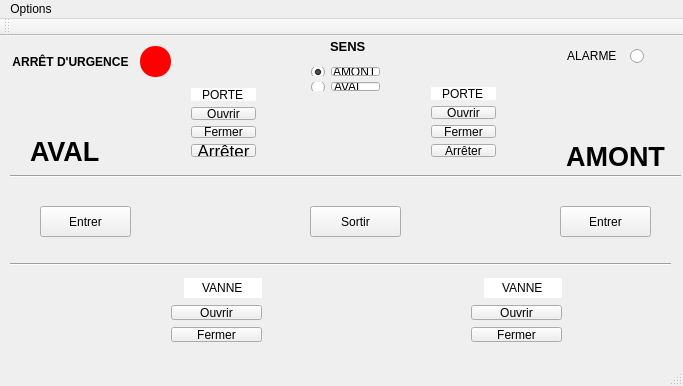
<?xml version="1.0" encoding="UTF-8"?>
<ui version="4.0">
 <class>Ecluse</class>
 <widget class="QMainWindow" name="Ecluse">
  <property name="geometry">
   <rect>
    <x>0</x>
    <y>0</y>
    <width>683</width>
    <height>386</height>
   </rect>
  </property>
  <property name="windowTitle">
   <string>Ecluse</string>
  </property>
  <widget class="QWidget" name="centralWidget">
   <widget class="QLabel" name="textAval">
    <property name="geometry">
     <rect>
      <x>30</x>
      <y>100</y>
      <width>81</width>
      <height>31</height>
     </rect>
    </property>
    <property name="font">
     <font>
      <pointsize>20</pointsize>
      <weight>75</weight>
      <italic>false</italic>
      <bold>true</bold>
     </font>
    </property>
    <property name="styleSheet">
     <string notr="true">#textAval {font: bold;}</string>
    </property>
    <property name="text">
     <string>AVAL</string>
    </property>
   </widget>
   <widget class="QLabel" name="textAmont">
    <property name="geometry">
     <rect>
      <x>560</x>
      <y>110</y>
      <width>111</width>
      <height>21</height>
     </rect>
    </property>
    <property name="font">
     <font>
      <pointsize>20</pointsize>
      <weight>75</weight>
      <italic>false</italic>
      <bold>true</bold>
     </font>
    </property>
    <property name="styleSheet">
     <string notr="true">#textAmont {font: bold; }</string>
    </property>
    <property name="text">
     <string>AMONT</string>
    </property>
    <property name="alignment">
     <set>Qt::AlignCenter</set>
    </property>
   </widget>
   <widget class="QLabel" name="bordureHaut">
    <property name="geometry">
     <rect>
      <x>210</x>
      <y>140</y>
      <width>261</width>
      <height>51</height>
     </rect>
    </property>
    <property name="text">
     <string/>
    </property>
    <property name="pixmap">
     <pixmap resource="images.qrc">:/images/bordure.png</pixmap>
    </property>
   </widget>
   <widget class="QLabel" name="bordureBas">
    <property name="geometry">
     <rect>
      <x>210</x>
      <y>220</y>
      <width>261</width>
      <height>51</height>
     </rect>
    </property>
    <property name="text">
     <string/>
    </property>
    <property name="pixmap">
     <pixmap resource="images.qrc">:/images/bordure.png</pixmap>
    </property>
   </widget>
   <widget class="QLabel" name="porteAval_Haut">
    <property name="geometry">
     <rect>
      <x>210</x>
      <y>140</y>
      <width>61</width>
      <height>51</height>
     </rect>
    </property>
    <property name="text">
     <string/>
    </property>
    <property name="pixmap">
     <pixmap resource="images.qrc">:/images/porte2.png</pixmap>
    </property>
   </widget>
   <widget class="QLabel" name="porteAval_Bas">
    <property name="geometry">
     <rect>
      <x>210</x>
      <y>170</y>
      <width>51</width>
      <height>71</height>
     </rect>
    </property>
    <property name="text">
     <string/>
    </property>
    <property name="pixmap">
     <pixmap resource="images.qrc">:/images/porte1.png</pixmap>
    </property>
   </widget>
   <widget class="QWidget" name="gridLayoutWidget">
    <property name="geometry">
     <rect>
      <x>300</x>
      <y>20</y>
      <width>91</width>
      <height>46</height>
     </rect>
    </property>
    <layout class="QGridLayout" name="choixSens">
     <item row="0" column="1">
      <widget class="QLineEdit" name="textAmont_Sens">
       <property name="maximumSize">
        <size>
         <width>16777215</width>
         <height>15</height>
        </size>
       </property>
       <property name="text">
        <string>AMONT</string>
       </property>
       <property name="readOnly">
        <bool>true</bool>
       </property>
      </widget>
     </item>
     <item row="0" column="0">
      <widget class="QRadioButton" name="sensAmont">
       <property name="text">
        <string/>
       </property>
       <property name="checked">
        <bool>true</bool>
       </property>
      </widget>
     </item>
     <item row="1" column="0">
      <widget class="QRadioButton" name="sensAval">
       <property name="text">
        <string/>
       </property>
      </widget>
     </item>
     <item row="1" column="1">
      <widget class="QLineEdit" name="textAval_Sens">
       <property name="maximumSize">
        <size>
         <width>16777215</width>
         <height>15</height>
        </size>
       </property>
       <property name="text">
        <string>AVAL</string>
       </property>
       <property name="readOnly">
        <bool>true</bool>
       </property>
      </widget>
     </item>
    </layout>
   </widget>
   <widget class="QLabel" name="textSens">
    <property name="geometry">
     <rect>
      <x>330</x>
      <y>0</y>
      <width>41</width>
      <height>21</height>
     </rect>
    </property>
    <property name="font">
     <font>
      <pointsize>10</pointsize>
      <weight>75</weight>
      <italic>false</italic>
      <bold>true</bold>
     </font>
    </property>
    <property name="styleSheet">
     <string notr="true">#textSens {
font: bold;
}</string>
    </property>
    <property name="text">
     <string>SENS</string>
    </property>
   </widget>
   <widget class="QPushButton" name="boutonArretUrgence">
    <property name="geometry">
     <rect>
      <x>140</x>
      <y>10</y>
      <width>31</width>
      <height>31</height>
     </rect>
    </property>
    <property name="styleSheet">
     <string notr="true">#boutonArretUrgence { 
	background-color : red;
	border-radius : 15px;
}
#boutonArretUrgence::pressed { 
	background-color : #8b0000;
	border-radius : 15px;
}</string>
    </property>
    <property name="text">
     <string/>
    </property>
    <property name="checkable">
     <bool>true</bool>
    </property>
   </widget>
   <widget class="QRadioButton" name="voyantAlarme">
    <property name="geometry">
     <rect>
      <x>630</x>
      <y>10</y>
      <width>27</width>
      <height>21</height>
     </rect>
    </property>
    <property name="styleSheet">
     <string notr="true">QRadioButton::indicator::checked {
	image:url(:/images/feu_rouge.png);
}</string>
    </property>
    <property name="text">
     <string/>
    </property>
   </widget>
   <widget class="QLabel" name="textEntrer_Amont_2">
    <property name="geometry">
     <rect>
      <x>560</x>
      <y>10</y>
      <width>61</width>
      <height>20</height>
     </rect>
    </property>
    <property name="styleSheet">
     <string notr="true">#textEntrer_Amont2 {
font: bold;
Color : black;
background-color : white;
}</string>
    </property>
    <property name="text">
     <string> ALARME</string>
    </property>
    <property name="alignment">
     <set>Qt::AlignCenter</set>
    </property>
   </widget>
   <widget class="QWidget" name="gridLayoutWidget_2">
    <property name="geometry">
     <rect>
      <x>180</x>
      <y>41</y>
      <width>87</width>
      <height>91</height>
     </rect>
    </property>
    <layout class="QGridLayout" name="operationsPorteAval">
     <item row="4" column="0">
      <widget class="QPushButton" name="arreterPorteAval">
       <property name="maximumSize">
        <size>
         <width>16777215</width>
         <height>15</height>
        </size>
       </property>
       <property name="font">
        <font>
         <pointsize>13</pointsize>
        </font>
       </property>
       <property name="text">
        <string>Arrêter</string>
       </property>
      </widget>
     </item>
     <item row="3" column="0">
      <widget class="QPushButton" name="fermerPorteAval">
       <property name="maximumSize">
        <size>
         <width>16777215</width>
         <height>15</height>
        </size>
       </property>
       <property name="text">
        <string>Fermer</string>
       </property>
      </widget>
     </item>
     <item row="1" column="0">
      <widget class="QPushButton" name="ouvrirPorteAval">
       <property name="maximumSize">
        <size>
         <width>16777215</width>
         <height>15</height>
        </size>
       </property>
       <property name="text">
        <string>Ouvrir</string>
       </property>
      </widget>
     </item>
     <item row="0" column="0">
      <widget class="QLineEdit" name="textPorteAval">
       <property name="text">
        <string>PORTE</string>
       </property>
       <property name="frame">
        <bool>false</bool>
       </property>
       <property name="alignment">
        <set>Qt::AlignCenter</set>
       </property>
       <property name="readOnly">
        <bool>true</bool>
       </property>
      </widget>
     </item>
    </layout>
   </widget>
   <widget class="QWidget" name="gridLayoutWidget_3">
    <property name="geometry">
     <rect>
      <x>420</x>
      <y>40</y>
      <width>87</width>
      <height>92</height>
     </rect>
    </property>
    <layout class="QGridLayout" name="operationsPorteAmont">
     <item row="5" column="0">
      <widget class="QPushButton" name="arreterPorteAmont">
       <property name="maximumSize">
        <size>
         <width>16777215</width>
         <height>15</height>
        </size>
       </property>
       <property name="text">
        <string>Arrêter</string>
       </property>
      </widget>
     </item>
     <item row="4" column="0">
      <widget class="QPushButton" name="fermerPorteAmont">
       <property name="maximumSize">
        <size>
         <width>16777215</width>
         <height>15</height>
        </size>
       </property>
       <property name="text">
        <string>Fermer</string>
       </property>
      </widget>
     </item>
     <item row="2" column="0">
      <widget class="QPushButton" name="ouvrirPorteAmont">
       <property name="maximumSize">
        <size>
         <width>16777215</width>
         <height>15</height>
        </size>
       </property>
       <property name="text">
        <string>Ouvrir</string>
       </property>
      </widget>
     </item>
     <item row="1" column="0">
      <widget class="QLineEdit" name="textPorteAmont">
       <property name="text">
        <string>PORTE</string>
       </property>
       <property name="frame">
        <bool>false</bool>
       </property>
       <property name="alignment">
        <set>Qt::AlignCenter</set>
       </property>
       <property name="readOnly">
        <bool>true</bool>
       </property>
      </widget>
     </item>
    </layout>
   </widget>
   <widget class="QWidget" name="gridLayoutWidget_4">
    <property name="geometry">
     <rect>
      <x>160</x>
      <y>230</y>
      <width>113</width>
      <height>91</height>
     </rect>
    </property>
    <layout class="QGridLayout" name="operationsVanneAval">
     <item row="2" column="0" colspan="2">
      <widget class="QPushButton" name="ouvrirVanneAval">
       <property name="maximumSize">
        <size>
         <width>16777215</width>
         <height>15</height>
        </size>
       </property>
       <property name="text">
        <string>Ouvrir</string>
       </property>
      </widget>
     </item>
     <item row="4" column="0" colspan="2">
      <widget class="QPushButton" name="fermerVanneAval">
       <property name="maximumSize">
        <size>
         <width>16777215</width>
         <height>15</height>
        </size>
       </property>
       <property name="text">
        <string>Fermer</string>
       </property>
      </widget>
     </item>
     <item row="0" column="0">
      <widget class="QLabel" name="imageVanneAval">
       <property name="text">
        <string/>
       </property>
       <property name="pixmap">
        <pixmap resource="images.qrc">:/images/vanneouverte.png</pixmap>
       </property>
      </widget>
     </item>
     <item row="0" column="1">
      <widget class="QLineEdit" name="textVanneAval">
       <property name="text">
        <string>VANNE</string>
       </property>
       <property name="frame">
        <bool>false</bool>
       </property>
       <property name="alignment">
        <set>Qt::AlignCenter</set>
       </property>
       <property name="readOnly">
        <bool>true</bool>
       </property>
      </widget>
     </item>
    </layout>
   </widget>
   <widget class="Line" name="line_2">
    <property name="geometry">
     <rect>
      <x>10</x>
      <y>220</y>
      <width>661</width>
      <height>16</height>
     </rect>
    </property>
    <property name="orientation">
     <enum>Qt::Horizontal</enum>
    </property>
   </widget>
   <widget class="Line" name="line_3">
    <property name="geometry">
     <rect>
      <x>10</x>
      <y>130</y>
      <width>671</width>
      <height>21</height>
     </rect>
    </property>
    <property name="orientation">
     <enum>Qt::Horizontal</enum>
    </property>
   </widget>
   <widget class="QWidget" name="gridLayoutWidget_5">
    <property name="geometry">
     <rect>
      <x>460</x>
      <y>230</y>
      <width>113</width>
      <height>91</height>
     </rect>
    </property>
    <layout class="QGridLayout" name="operationsVanneAmont">
     <item row="0" column="0">
      <widget class="QLabel" name="imageVanneAmont">
       <property name="text">
        <string/>
       </property>
       <property name="pixmap">
        <pixmap resource="images.qrc">:/images/vanneouverte.png</pixmap>
       </property>
      </widget>
     </item>
     <item row="0" column="1">
      <widget class="QLineEdit" name="textVanneAmont">
       <property name="text">
        <string>VANNE</string>
       </property>
       <property name="frame">
        <bool>false</bool>
       </property>
       <property name="alignment">
        <set>Qt::AlignCenter</set>
       </property>
       <property name="readOnly">
        <bool>true</bool>
       </property>
      </widget>
     </item>
     <item row="1" column="0" colspan="2">
      <widget class="QPushButton" name="ouvrirVanneAmont">
       <property name="maximumSize">
        <size>
         <width>16777215</width>
         <height>15</height>
        </size>
       </property>
       <property name="text">
        <string>Ouvrir</string>
       </property>
      </widget>
     </item>
     <item row="3" column="0" colspan="2">
      <widget class="QPushButton" name="fermerVanneAmont">
       <property name="maximumSize">
        <size>
         <width>16777215</width>
         <height>15</height>
        </size>
       </property>
       <property name="text">
        <string>Fermer</string>
       </property>
      </widget>
     </item>
    </layout>
   </widget>
   <widget class="QLabel" name="textEntrer_Amont_3">
    <property name="geometry">
     <rect>
      <x>0</x>
      <y>10</y>
      <width>141</width>
      <height>31</height>
     </rect>
    </property>
    <property name="font">
     <font>
      <weight>75</weight>
      <italic>false</italic>
      <bold>true</bold>
     </font>
    </property>
    <property name="styleSheet">
     <string notr="true">#textEntrer_Amont_3 {
	font: bold;
	color : black;
}</string>
    </property>
    <property name="text">
     <string>ARRÊT D'URGENCE</string>
    </property>
    <property name="alignment">
     <set>Qt::AlignCenter</set>
    </property>
   </widget>
   <widget class="QWidget" name="verticalLayoutWidget">
    <property name="geometry">
     <rect>
      <x>150</x>
      <y>160</y>
      <width>22</width>
      <height>51</height>
     </rect>
    </property>
    <layout class="QVBoxLayout" name="groupeSignal">
     <item>
      <widget class="QRadioButton" name="vertEntrer_Aval">
       <property name="styleSheet">
        <string notr="true">QRadioButton::indicator::checked {
	image:url(:/images/feu_vert.png);
}</string>
       </property>
       <property name="text">
        <string/>
       </property>
       <attribute name="buttonGroup">
        <string notr="true">signalEntreeAval</string>
       </attribute>
      </widget>
     </item>
     <item>
      <widget class="QRadioButton" name="rougeEntrer_Aval">
       <property name="styleSheet">
        <string notr="true">QRadioButton::indicator::checked {
	image:url(:/images/feu_rouge.png);
}</string>
       </property>
       <property name="text">
        <string/>
       </property>
       <property name="checked">
        <bool>true</bool>
       </property>
       <attribute name="buttonGroup">
        <string notr="true">signalEntreeAval</string>
       </attribute>
      </widget>
     </item>
    </layout>
   </widget>
   <widget class="QWidget" name="verticalLayoutWidget_2">
    <property name="geometry">
     <rect>
      <x>270</x>
      <y>160</y>
      <width>22</width>
      <height>51</height>
     </rect>
    </property>
    <layout class="QVBoxLayout" name="groupeSignal_2">
     <item>
      <widget class="QRadioButton" name="vertSortir_Aval">
       <property name="styleSheet">
        <string notr="true">QRadioButton::indicator::checked {
	image:url(:/images/feu_vert.png);
}</string>
       </property>
       <property name="text">
        <string/>
       </property>
       <attribute name="buttonGroup">
        <string notr="true">signalSortieAval</string>
       </attribute>
      </widget>
     </item>
     <item>
      <widget class="QRadioButton" name="rougeSortir_Aval">
       <property name="styleSheet">
        <string notr="true">QRadioButton::indicator::checked {
	image:url(:/images/feu_rouge.png);
}</string>
       </property>
       <property name="text">
        <string/>
       </property>
       <property name="checked">
        <bool>true</bool>
       </property>
       <attribute name="buttonGroup">
        <string notr="true">signalSortieAval</string>
       </attribute>
      </widget>
     </item>
    </layout>
   </widget>
   <widget class="QWidget" name="verticalLayoutWidget_3">
    <property name="geometry">
     <rect>
      <x>420</x>
      <y>160</y>
      <width>22</width>
      <height>51</height>
     </rect>
    </property>
    <layout class="QVBoxLayout" name="groupeSignal_3">
     <item>
      <widget class="QRadioButton" name="vertSortir_Amont">
       <property name="styleSheet">
        <string notr="true">QRadioButton::indicator::checked {
	image:url(:/images/feu_vert.png);
}</string>
       </property>
       <property name="text">
        <string/>
       </property>
       <attribute name="buttonGroup">
        <string notr="true">signalSortieAmont</string>
       </attribute>
      </widget>
     </item>
     <item>
      <widget class="QRadioButton" name="rougeSortir_Amont">
       <property name="styleSheet">
        <string notr="true">QRadioButton::indicator::checked {
	image:url(:/images/feu_rouge.png);
}</string>
       </property>
       <property name="text">
        <string/>
       </property>
       <property name="checked">
        <bool>true</bool>
       </property>
       <attribute name="buttonGroup">
        <string notr="true">signalSortieAmont</string>
       </attribute>
      </widget>
     </item>
    </layout>
   </widget>
   <widget class="QWidget" name="verticalLayoutWidget_4">
    <property name="geometry">
     <rect>
      <x>520</x>
      <y>160</y>
      <width>22</width>
      <height>51</height>
     </rect>
    </property>
    <layout class="QVBoxLayout" name="groupeSignal_4">
     <item>
      <widget class="QRadioButton" name="vertEntrer_Amont">
       <property name="styleSheet">
        <string notr="true">QRadioButton::indicator::checked {
	image:url(:/images/feu_vert.png);
}</string>
       </property>
       <property name="text">
        <string/>
       </property>
       <attribute name="buttonGroup">
        <string notr="true">signalEntreeAmont</string>
       </attribute>
      </widget>
     </item>
     <item>
      <widget class="QRadioButton" name="rougeEntrer_Amont">
       <property name="styleSheet">
        <string notr="true">QRadioButton::indicator::checked {
	image:url(:/images/feu_rouge.png);
}</string>
       </property>
       <property name="text">
        <string/>
       </property>
       <property name="checked">
        <bool>true</bool>
       </property>
       <attribute name="buttonGroup">
        <string notr="true">signalEntreeAmont</string>
       </attribute>
      </widget>
     </item>
    </layout>
   </widget>
   <widget class="QPushButton" name="btnEntrerAval">
    <property name="geometry">
     <rect>
      <x>40</x>
      <y>170</y>
      <width>91</width>
      <height>31</height>
     </rect>
    </property>
    <property name="styleSheet">
     <string notr="true"/>
    </property>
    <property name="text">
     <string>Entrer</string>
    </property>
   </widget>
   <widget class="QPushButton" name="btnSortirSas">
    <property name="geometry">
     <rect>
      <x>310</x>
      <y>170</y>
      <width>91</width>
      <height>31</height>
     </rect>
    </property>
    <property name="styleSheet">
     <string notr="true"/>
    </property>
    <property name="text">
     <string>Sortir</string>
    </property>
   </widget>
   <widget class="QPushButton" name="btnEntrerAmont">
    <property name="geometry">
     <rect>
      <x>560</x>
      <y>170</y>
      <width>91</width>
      <height>31</height>
     </rect>
    </property>
    <property name="styleSheet">
     <string notr="true"/>
    </property>
    <property name="text">
     <string>Entrer</string>
    </property>
   </widget>
   <widget class="QLabel" name="porteAmont_Haut">
    <property name="geometry">
     <rect>
      <x>460</x>
      <y>140</y>
      <width>61</width>
      <height>51</height>
     </rect>
    </property>
    <property name="text">
     <string/>
    </property>
    <property name="pixmap">
     <pixmap resource="images.qrc">:/images/porte2.png</pixmap>
    </property>
   </widget>
   <widget class="QLabel" name="porteAmont_Bas">
    <property name="geometry">
     <rect>
      <x>460</x>
      <y>170</y>
      <width>51</width>
      <height>71</height>
     </rect>
    </property>
    <property name="text">
     <string/>
    </property>
    <property name="pixmap">
     <pixmap resource="images.qrc">:/images/porte1.png</pixmap>
    </property>
   </widget>
  </widget>
  <widget class="QMenuBar" name="menuBar">
   <property name="geometry">
    <rect>
     <x>0</x>
     <y>0</y>
     <width>683</width>
     <height>22</height>
    </rect>
   </property>
   <widget class="QMenu" name="menuEcluse">
    <property name="title">
     <string>Options</string>
    </property>
    <addaction name="actionAuthentifier"/>
   </widget>
   <addaction name="menuEcluse"/>
  </widget>
  <widget class="QToolBar" name="mainToolBar">
   <attribute name="toolBarArea">
    <enum>TopToolBarArea</enum>
   </attribute>
   <attribute name="toolBarBreak">
    <bool>false</bool>
   </attribute>
  </widget>
  <widget class="QStatusBar" name="statusBar"/>
  <action name="actionAuthentifier">
   <property name="text">
    <string>Authentifier</string>
   </property>
  </action>
 </widget>
 <layoutdefault spacing="6" margin="11"/>
 <resources>
  <include location="images.qrc"/>
 </resources>
 <connections/>
 <buttongroups>
  <buttongroup name="signalSortieAval"/>
  <buttongroup name="signalSortieAmont"/>
  <buttongroup name="signalEntreeAval"/>
  <buttongroup name="signalEntreeAmont"/>
 </buttongroups>
</ui>
